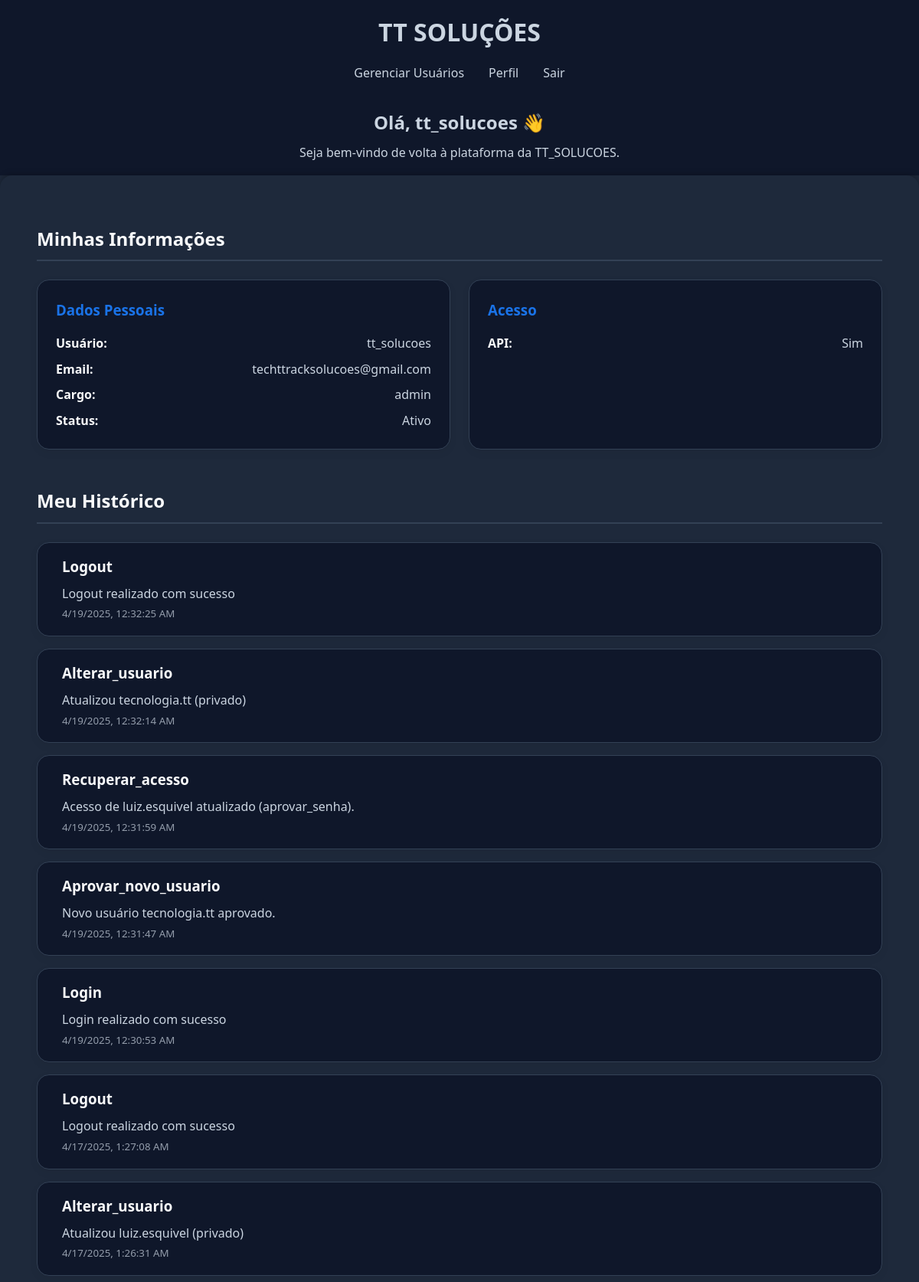
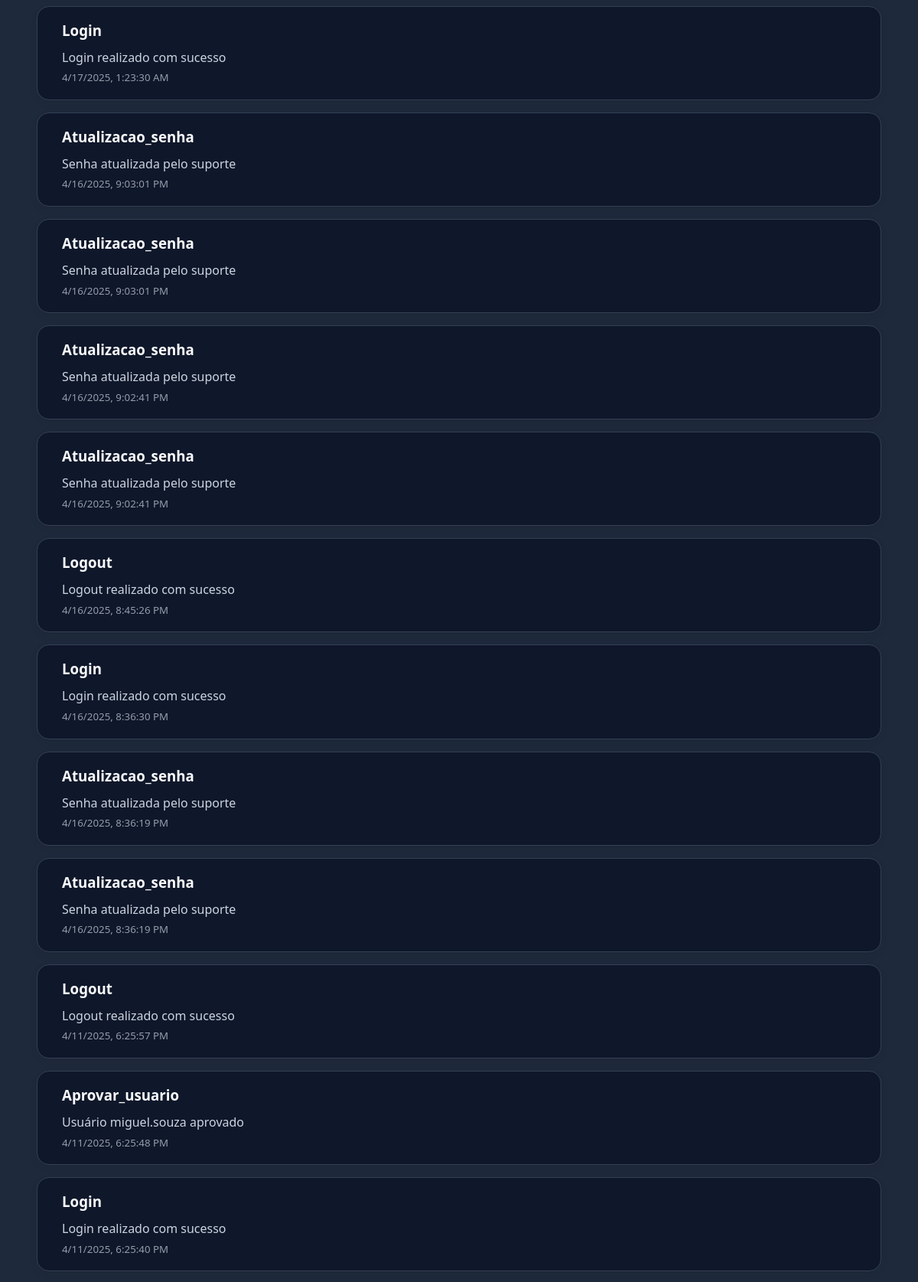
The app's page /perfil (signed in, upper part) with its own data (2 pictures, top to bottom).
### tables this page shows
CREATE TABLE usuarios (
    id INTEGER PRIMARY KEY AUTOINCREMENT,
    username TEXT UNIQUE NOT NULL,
    email TEXT NOT NULL,
    senha_hash TEXT NOT NULL,
    cargo TEXT NOT NULL DEFAULT 'user',
    acesso_api BOOLEAN DEFAULT FALSE,
    criado_em TIMESTAMP DEFAULT CURRENT_TIMESTAMP
);

CREATE TABLE logs_usuarios (
    id INTEGER PRIMARY KEY AUTOINCREMENT,
    usuario_id INTEGER NOT NULL,
    acao TEXT NOT NULL,
    detalhes TEXT,
    data_hora TIMESTAMP DEFAULT CURRENT_TIMESTAMP,
    FOREIGN KEY (usuario_id) REFERENCES usuarios(id)
);

### app/routes/perfil.py (the view)
@app.route('/perfil')
def perfil():
    if 'user' not in session:
        return render_template('pages/public/home.html')
    username = session['user']['username']
    user_data = detalhar_usuario(username)
    user_logs = log_usuario(username)
    return render_template('pages/private/perfil.html', user=user_data, logs=user_logs)

### app/routes/geral.py (called while the page is built)
@app.context_processor
def inject_now():
    if 'user' not in session:
        user = { 'is_authenticated': False }
    else:
        user = { 'is_authenticated': True }
    return {'now': datetime.now(), 'current_user': user}

### config/database/config/functions_db.py (called while the page is built)
def conectar_banco() -> sqlite3.Connection:
    from config.models.paths import path_data_base
    import os
    path_db = os.path.join(path_data_base, 'tt_solucoes.db')
    try:
        conn = sqlite3.connect(path_db)
        return conn
    except sqlite3.Error as e:
        raise Exception(f"Erro ao conectar ao banco: {e}")

def executar_sql(sql: str) -> Union[str, list]:
    conn = conectar_banco()
    cursor = conn.cursor()
    try:
        cursor.execute(sql)
        if cursor.description:
            resultado = cursor.fetchall()
        else:
            conn.commit()
            resultado = "Sucesso ao executar"
        return resultado
    except sqlite3.Error as e:
        conn.rollback()
        raise Exception(f"Erro ao executar SQL: {e}")
    finally:
        cursor.close()
        conn.close()

### utils/modules/usuarios/functions.py (called while the page is built)
def log_usuario(username: str) -> List[Dict[str, Union[str, int]]]:
    query = f"""
SELECT l.acao, l.detalhes, l.data_hora
FROM logs_usuarios l
JOIN usuarios u ON l.usuario_id = u.id
WHERE u.username = '{username}'
ORDER BY l.data_hora DESC
    """
    resultados = executar_sql(query)
    return [{
        'acao': row[0],
        'detalhes': row[1],
        'data_hora': row[2]
    } for row in resultados]

def detalhar_usuario(username: str) -> Optional[Dict[str, Union[int, str, bool]]]:
    query = f"""
SELECT
    u.id,
    u.username,
    u.email,
    u.cargo,
    u.acesso_api
FROM usuarios u
WHERE u.username = '{username}'
    """
    try:
        resultado = executar_sql(query)
        if not resultado:
            return None
        row = resultado[0]
        return {
            'id': row[0],
            'username': row[1],
            'email': row[2],
            'cargo': row[3],
            'acesso_api': bool(row[4])
        }
    except Exception:
        return None

### app/templates/pages/private/perfil.html (shortened to what this page needs)
{% extends "base.html" %}
{% from "macros/cards.jinja2" import info_card %}
{% block css %}
<link rel="stylesheet" href="{{ url_for('static', filename='css/pages/perfil.css') }}">
{% endblock %}
{% block content %}
<div class="profile-container">
    <section class="profile-section">
        <h2 class="section-title">Minhas Informações</h2>
        <div class="profile-grid">
            {{ info_card(
                title="Dados Pessoais",
                items=[
                    ('Usuário', user.username),
                    ('Email', user.email),
                    ('Cargo', user.cargo),
                    ('Status', 'Ativo')
                ]
            ) }}
            {{ info_card(
                title="Acesso",
                items=[
                    ('API', 'Sim' if user.acesso_api else 'Não')
                ]
            ) }}
        </div>
    </section>
    <section class="history-section">
        <h2 class="section-title">Meu Histórico</h2>
        <div class="history-list">
            {% for log in logs %}
                {% include 'components/log-card.html' %}
            {% endfor %}
        </div>
    </section>
{% endblock %}

### app/templates/macros/cards.jinja2
{% macro info_card(title, items) %}
<div class="info-card">
    <h3>{{ title }}</h3>
    <div class="info-list">
        {% for label, value in items %}
        <div class="info-item">
            <span class="info-label">{{ label }}:</span>
            <span class="info-value">{{ value }}</span>
        </div>
        {% endfor %}
    </div>
</div>
{% endmacro %}

### app/templates/components/header.html (shortened to what this page needs)
<header class="main-header">
    <div class="header-container">
        <div class="brand">
            <a href="/index">TT SOLUÇÕES</a>
        </div>
        <nav class="main-nav">
            <ul>
                {% if current_user.is_authenticated %}
                    {% if session.user.cargo == 'admin' %}
                        <li>
                            <a href="/usuarios" class="nav-link">
                                 Gerenciar Usuários
                            </a>
                        </li>
                    {% endif %}
                    <li><a href="/perfil" title="Ir para perfil do sistema">Perfil</a></li>
                    <li><a href="/logout" title="Deslogar do sistema">Sair</a></li>
                {% else %}
                    <li><a href="/login" title="Realizar Login">Login</a></li>
                {% endif %}
            </ul>
        </nav>
        <div class="header-intro">
            {% if current_user.is_authenticated %}
                <h2 class="dashboard-title">Olá, {{ session.user.username }} 👋</h2>
                <p class="dashboard-subtext">Seja bem-vindo de volta à plataforma da TT_SOLUCOES.</p>
            {% else %}
                <h2 class="public-title">Entre para mais recursos</h2>
                <p class="public-subtext">Crie uma conta ou faça login para ter acesso completo ao sistema.</p>
            {% endif %}
        </div>
    </div>
</header>

### app/templates/components/log-card.html (shortened to what this page needs)
<div class="log-card">
    <div class="log-details">
        <h3 class="log-title">{{ log.acao|title }}</h3>
        <p class="log-description">{{ log.detalhes }}</p>
        <small class="log-date">{{ log.data_hora }}</small>
    </div>
</div>

### app/static/css/main.css (style rules this page uses)
:root { --primary-color: #1A73E8; --secondary-color: #34D399; --accent-color: #F59E0B; --danger-color: #EF4444; --success-color: #10B981; --info-color: #60A5FA; --warning-color: #FBBF24; --light-color: #1E293B; --dark-color: #0F172A; --text-color: #E5E7EB; --text-dark: #F9FAFB; --text-light: #CBD5E1; --background-soft: #1E293B; --background-card: #0F172A; --border-color: #334155; --btn-primary-bg: var(--primary-color); --btn-primary-text: #ffffff; --btn-secondary-bg: var(--secondary-color); --btn-secondary-text: #ffffff; --modal-bg: rgba(0, 0, 0, 0.6); --modal-content-bg: #fff; --spacing-unit: 1rem; }
* { margin: 0; padding: 0; }
a { color: var(--primary-color); text-decoration: none; transition: color 0.3s ease; }
body { font-family: 'Segoe UI', Tahoma, Geneva, Verdana, sans-serif; line-height: 1.6; color: var(--text-color); background-color: var(--light-color); }

### app/static/css/components/header.css (style rules this page uses)
.main-header { background-color: var(--dark-color); color: var(--text-light); padding: 1rem 0; box-shadow: 0 2px 5px rgba(0,0,0,0.1); }
.header-container { max-width: 1200px; margin: 0 auto; padding: 0 2rem; display: flex; flex-direction: column; align-items: center; text-align: center; }
.brand a { color: var(--text-light); text-decoration: none; font-size: 2rem; font-weight: bold; }
.main-nav ul { display: flex; flex-wrap: wrap; list-style: none; justify-content: center; padding: 0; margin: 1rem 0; }
.main-nav li { margin: 0 1rem; }
.main-nav a { color: var(--text-light); text-decoration: none; font-size: 1rem; transition: color 0.3s; }
.header-intro { margin-top: 0.5rem; }
.dashboard-title, .public-title { font-size: 1.5rem; margin: 0.5rem 0; }
.dashboard-subtext, .public-subtext { font-size: 1rem; margin: 0; }

### app/static/css/pages/perfil.css (style rules this page uses)
.profile-container { max-width: 1200px; margin: 2rem auto; padding: 0 1rem; }
.profile-section, .history-section { margin-bottom: 3rem; }
.section-title { color: var(--text-dark); margin-bottom: 1.5rem; padding-bottom: 0.5rem; border-bottom: 2px solid var(--border-color); }
.profile-grid { display: grid; grid-template-columns: repeat(auto-fit, minmax(300px, 1fr)); gap: 1.5rem; }
.info-card { background-color: var(--background-card); border: 1px solid var(--border-color); border-radius: 1rem; padding: 1.5rem; box-shadow: 0 4px 12px rgba(0, 0, 0, 0.05); }
.info-card h3 { color: var(--primary-color); margin-bottom: 1rem; }
.info-list { display: flex; flex-direction: column; gap: 0.5rem; }
.info-item { display: flex; justify-content: space-between; color: var(--text-dark); }
.info-label { font-weight: 600; color: var(--text-dark); }
.info-value { color: var(--text-light); }
.history-list { display: flex; flex-direction: column; gap: 1rem; }
.log-card { display: flex; align-items: flex-start; gap: 1rem; background-color: var(--background-card); padding: 1rem; border: 1px solid var(--border-color); border-radius: 1rem; box-shadow: 0 4px 12px rgba(0, 0, 0, 0.05); transition: transform 0.3s ease, box-shadow 0.3s ease; }
.log-details { flex: 1; }
.log-title { margin: 0 0 0.5rem 0; color: var(--text-dark); font-weight: 600; }
.log-description { margin: 0; color: var(--text-light); }
.log-date { color: var(--text-light); opacity: 0.7; }

### records on screen
usuarios: user.username "tt_solucoes", label "Usuário", username "tt_solucoes", label "Email", email "techttracksolucoes@gmail.com", label "Cargo", cargo "admin"
logs_usuarios: acao "Logout", detalhes "Logout realizado com sucesso"
logs_usuarios: acao "Alterar_usuario", detalhes "Atualizou tecnologia.tt (privado)"
logs_usuarios: acao "Recuperar_acesso", detalhes "Acesso de luiz.esquivel atualizado (aprovar_senha)."
logs_usuarios: acao "Aprovar_novo_usuario", detalhes "Novo usuário tecnologia.tt aprovado."
logs_usuarios: acao "Login", detalhes "Login realizado com sucesso"
logs_usuarios: acao "Logout", detalhes "Logout realizado com sucesso"
logs_usuarios: acao "Alterar_usuario", detalhes "Atualizou luiz.esquivel (privado)"
logs_usuarios: acao "Login", detalhes "Login realizado com sucesso"
logs_usuarios: acao "Atualizacao_senha", detalhes "Senha atualizada pelo suporte"
logs_usuarios: acao "Atualizacao_senha", detalhes "Senha atualizada pelo suporte"
logs_usuarios: acao "Atualizacao_senha", detalhes "Senha atualizada pelo suporte"
logs_usuarios: acao "Atualizacao_senha", detalhes "Senha atualizada pelo suporte"
logs_usuarios: acao "Logout", detalhes "Logout realizado com sucesso"
logs_usuarios: acao "Login", detalhes "Login realizado com sucesso"
logs_usuarios: acao "Atualizacao_senha", detalhes "Senha atualizada pelo suporte"
logs_usuarios: acao "Atualizacao_senha", detalhes "Senha atualizada pelo suporte"
logs_usuarios: acao "Logout", detalhes "Logout realizado com sucesso"
logs_usuarios: acao "Aprovar_usuario", detalhes "Usuário miguel.souza aprovado"
logs_usuarios: acao "Login", detalhes "Login realizado com sucesso"

### other values on screen
{{ title }} "Dados Pessoais Acesso"
{{ label }} "Status" "API"
{{ value }} "Ativo" "Sim"
